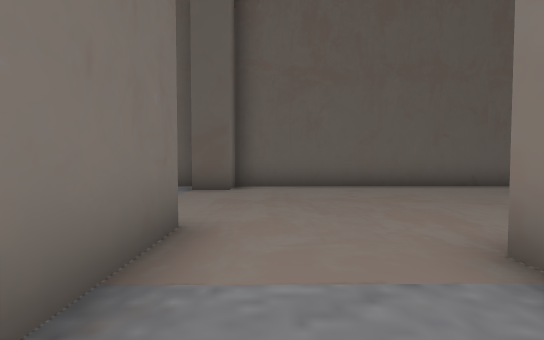
view 1 (above)

24 first-person views from a walk through a scene from a Unity 3-D project. The camera is 1.4 m above the floor, tilts 2° down and sees 90° across. The floor is counted in squares, 2 m on a side. Each view is taken from the middle of a square. On the plan, view 1 faces up. The plan holds only what a view shows up to about 9 squares ahead; the rest is blank. The place goes on beyond the plan.

view 2
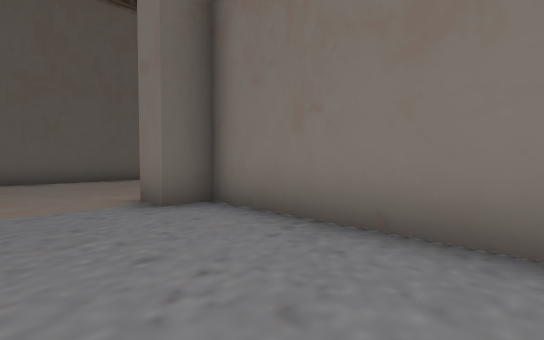

view 3
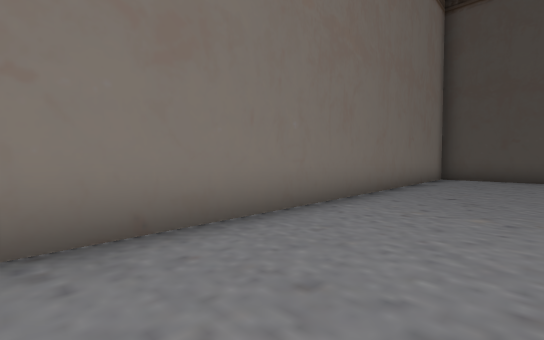

view 4
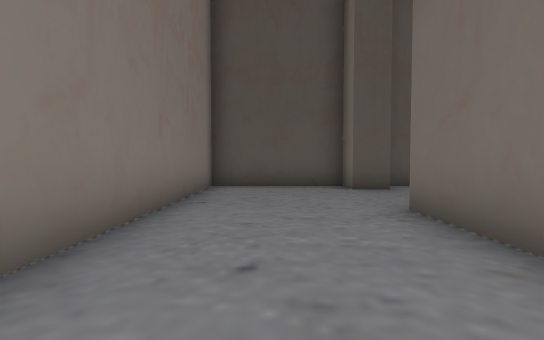

view 5
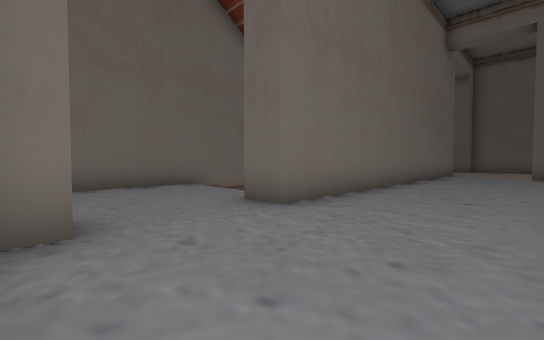

view 6
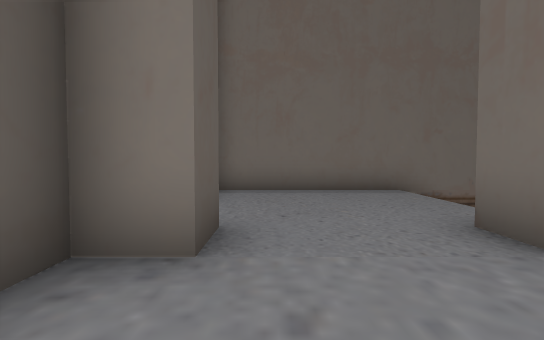

view 7
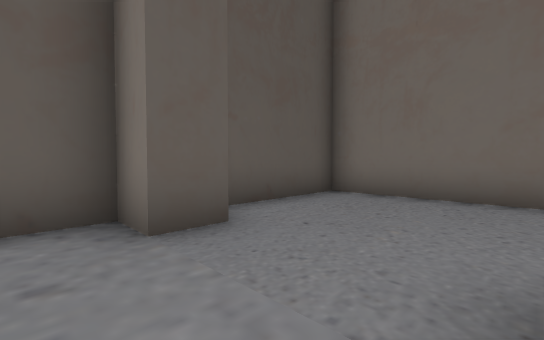

view 8
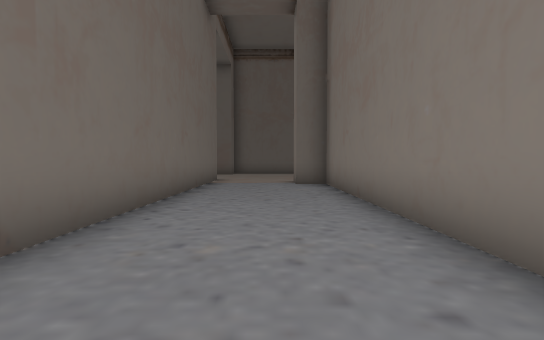

view 9
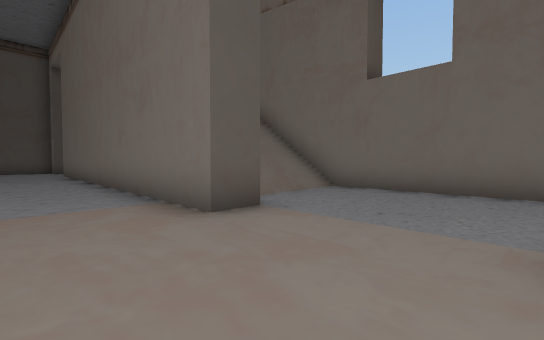

view 10
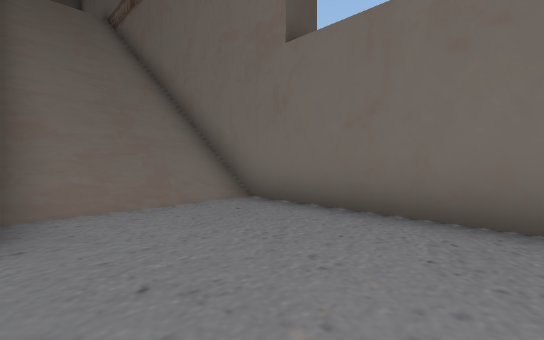

view 11
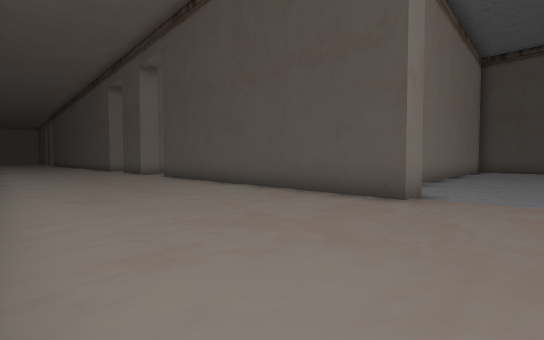

view 12
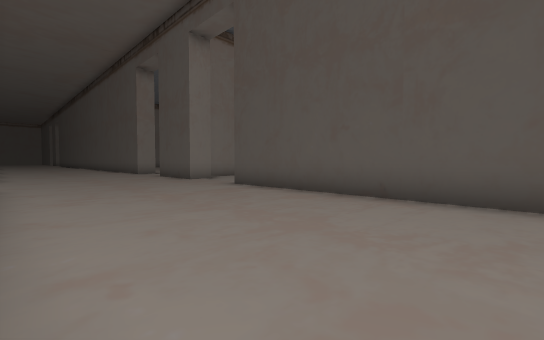

view 13
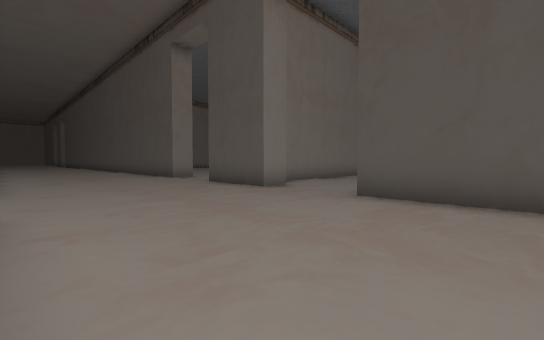

view 14
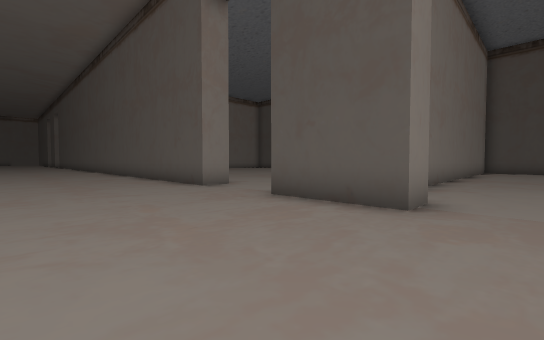

view 15
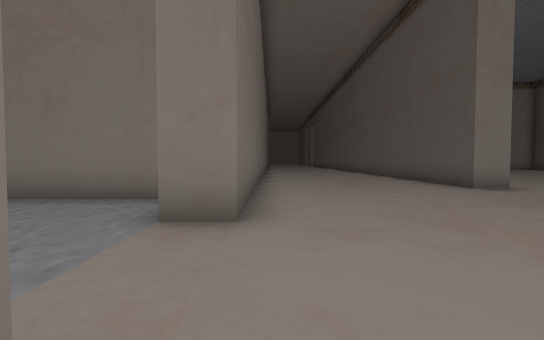

view 16
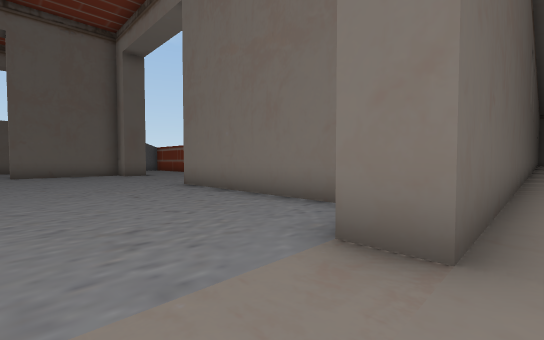

view 17
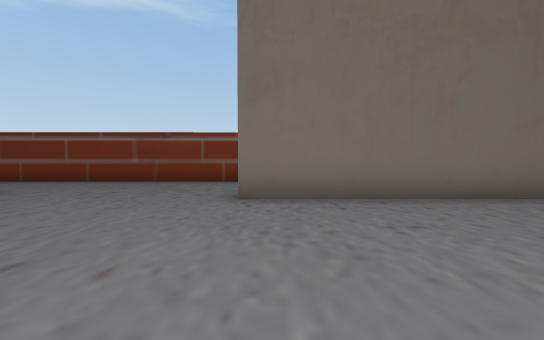

view 18
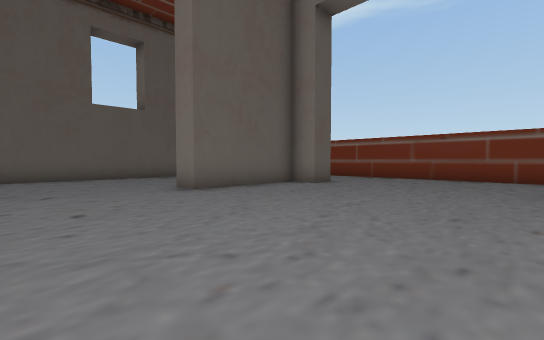

view 19
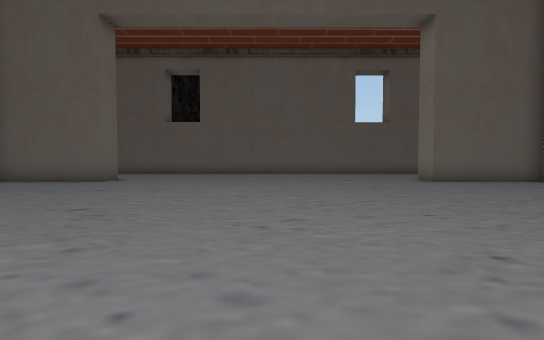

view 20
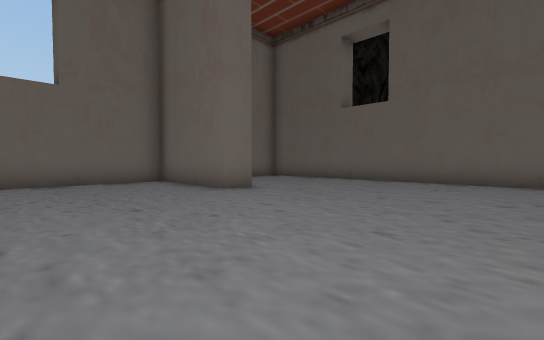

view 21
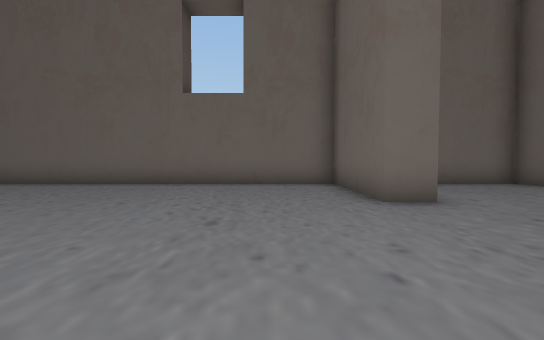

view 22
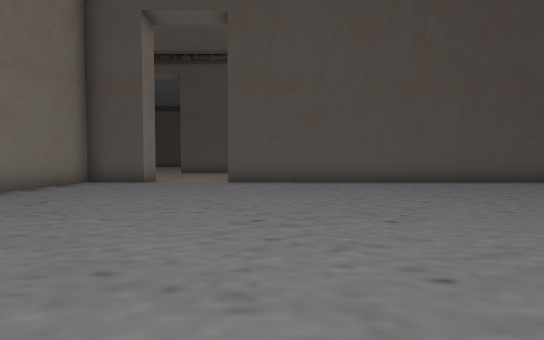

view 23
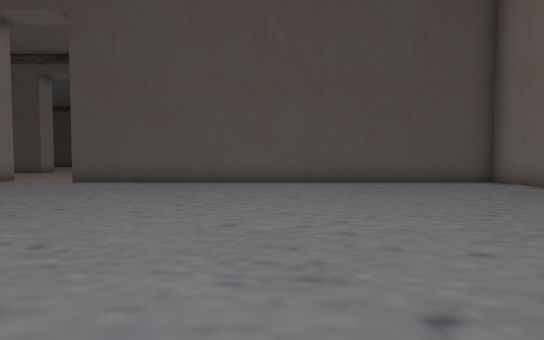

view 24
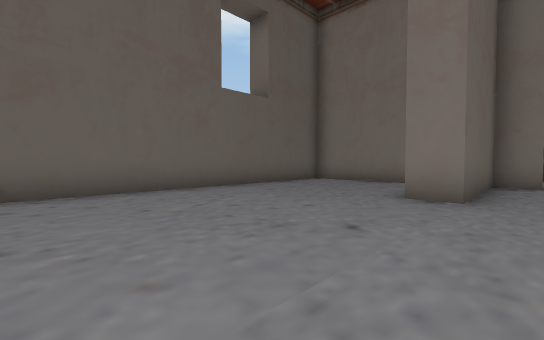

### Floor plan
Key: @ floor where view 1 was taken; # wall or solid block; . main floor; - floor 7 m lower than the main floor; / step, stairs or slope.
Columns run from 6 left of view 1 to 26 right of it. Each row starts with its distance up from view 1.
 27      ###    ###########
 26      #..   ............
 25      #... ..............
 24      #..................#
 23        .................#   #
 22          .............. #  .#
 21      #####...........#### ..#
 20      #......................#
 19      #......................#
 18      #......................#
 17      #......................#
 16      #......................#
 15      #......................#
 14      ##.................#
 13       #.................#
 12       #.................#
 11       #.................#
 10       #.................#
  9       #.................#
  8      ###############...##########
  7     ##...........................
  6 #...............................
  5 #...............................
  4 #..............................
  3 #.............................
  2 #///##..##########...###..###
  1 #/// #..##        ...#  ..#
  0 #/// #@..#         ...   ..
 -1 #/// #...#         ...
 -2 #/// #...#         ...#
 -3 #///-#...#         ...#
 -4      #...#         ...#
 -5      #...#         ...#
 -6 #/   #...#         ..
 -7 #/   #...#
 -8 #/// #...#
 -9 #........#
-10 #........#
-11 #........#
-12 #....#...#
-13 ##########

Where each view was taken, in squares from view 1:
view 1: 0 up, 0 right, facing up
view 2: 3 down, 0 right, facing up-right
view 3: 1 down, 0 right, facing down-right
view 4: 5 down, 1 right, facing down
view 5: 12 down, 2 right, facing up-left
view 6: 11 down, 1 right, facing left
view 7: 9 down, 0 right, facing down-left
view 8: 7 down, 1 right, facing up
view 9: 6 up, 1 right, facing down-left
view 10: 6 up, 2 left, facing down-left
view 11: 7 up, 0 right, facing down-right
view 12: 7 up, 5 right, facing down-right
view 13: 7 up, 9 right, facing down-right
view 14: 6 up, 13 right, facing down-right
view 15: 7 up, 13 right, facing right
view 16: 7 up, 14 right, facing up-right
view 17: 14 up, 13 right, facing right
view 18: 15 up, 11 right, facing up-right
view 19: 12 up, 9 right, facing up
view 20: 17 up, 9 right, facing up-left
view 21: 19 up, 8 right, facing left
view 22: 17 up, 12 right, facing down
view 23: 17 up, 7 right, facing down
view 24: 20 up, 9 right, facing up-right
